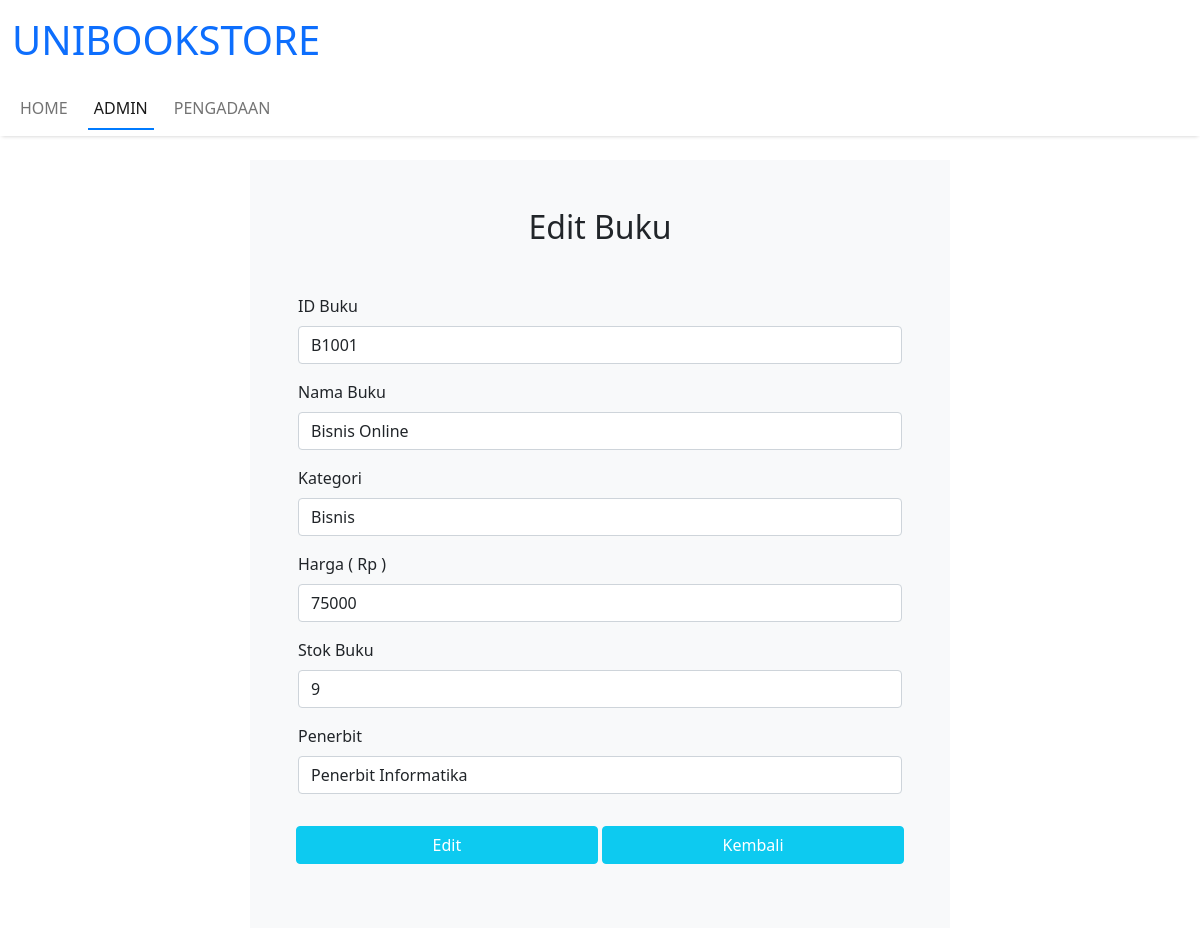
Page /edit_buku.php?id_buku=B1001 on the committed database.
### tables this page shows
CREATE TABLE `buku` (
  `id_buku` varchar(15) NOT NULL,
  `kategori` enum('keilmuan','bisnis','novel') NOT NULL,
  `nama_buku` varchar(50) NOT NULL,
  `harga` int(10) NOT NULL,
  `stok` int(10) NOT NULL,
  `penerbit` varchar(30) NOT NULL
);

### edit_buku.php (the view, shortened to what this page needs)
<?
require_once('assets\koneksi.php');
if (isset($_GET['id_buku'])) {
	$idBuku = $_GET['id_buku'];
}
else {
	echo "ID tidak ditemukan! <a href='admin.php'>Kembali</a>";
	exit();
}
$query = "SELECT * FROM buku WHERE id_buku = '$idBuku'";
$result = mysqli_query($db,$query);
foreach($result as $buku){
	$id_buku = $buku['id_buku'];
	$namaBuku = $buku['nama_buku'];
	$kategori = $buku['kategori'];
	$harga = $buku['harga'];
	$stok = $buku['stok'];
	$penerbit = $buku['penerbit'];
}
?>
<!DOCTYPE html>
<html lang="en">
<head>
	<?
	require('assets/config/style.php');
	?>
</head>
<body>
	<?
	require('komponen/navbar.php');
	?>
	<div id="form">
		<div class="container-form">
			<div class="col-12 p-3 p-sm-5 bg-light my-4">
				<h2 align="center" class="mb-5">Edit Buku</h2>
				<form action="action/action_edit_buku.php" method="POST">
					<div class="form-group mb-3">
						<label for="idBuku" class="mb-2">ID Buku</label>
						<input name="idBuku" id="idBuku"  class="form-control" type="text" placeholder="kode /ID buku" value="<?=$id_buku?>" required>
					</div>
					<div class="form-group mb-3">
						<label for="namaBuku" class="mb-2">Nama Buku</label>
						<input name="namaBuku" id="namaBuku"  class="form-control" type="text" placeholder="Nama Buku" value="<?=$namaBuku?>" required>
					</div>
					<div class="form-group mb-3">
						<label for="kategori" class="mb-2">Kategori</label>
						<select id="kategori" class="form-control" name="kategori" required>
							<?if ( $kategori == "bisnis" ){?>
							<option value="bisnis">Bisnis</option>
							<? } ?>
						</select>
					</div>
					<div class="form-group mb-3">
						<label for="harga" class="mb-2">Harga ( Rp )</label>
						<input name="harga" id="harga"  class="form-control" type="number" placeholder="Harga Dalam Rupiah" value="<?=$harga?>" required>
					</div>
					<div class="form-group mb-3">
						<label for="stok" class="mb-2">Stok Buku</label>
						<input name="stok" id="stok"  class="form-control" type="number" placeholder="Stok Buku" value="<?=$stok?>" required>
					</div>
					<div class="form-group mb-3">
						<label for="penerbit" class="mb-2">Penerbit</label>
						<input name="penerbit" id="penerbit"  class="form-control" type="text" placeholder="Penerbit" value="<?=$penerbit?>" required>
					</div>
					<div class="col-12 d-flex justify-content-center">
						<input type="submit" name="submit" value="Edit" class="btn btn-info text-white col-6 mt-3 mb-3">
						<a href="admin.php" class="btn btn-info text-white col-6 mt-3 mb-3">Kembali</a>
					</div>
				</form>
			</div>
		</div>
	</div>
</body>
</html>

### assets/css/style.css (style rules this page uses)
* { margin: 0; padding: 0; }
.container-form { max-width: 700px; margin: auto; }

### rows in the picture
buku: idBuku "B1001", namaBuku "Bisnis Online", kategori "Bisnis", harga "75000", stok "9", penerbit "Penerbit Informatika"
